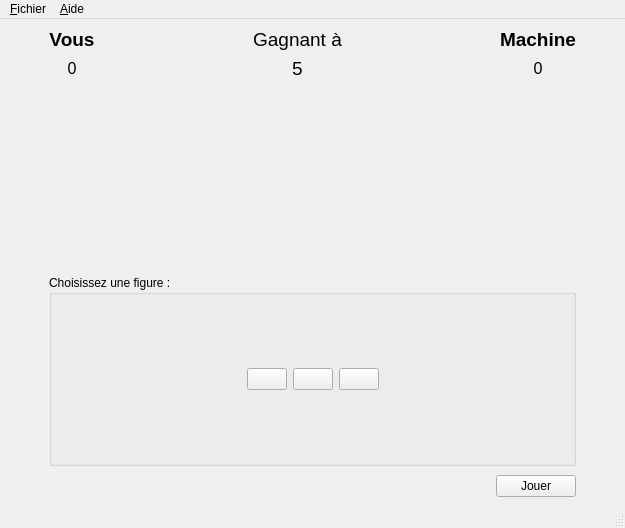
<?xml version="1.0" encoding="UTF-8"?>
<ui version="4.0">
 <class>ChifoumiVue</class>
 <widget class="QMainWindow" name="ChifoumiVue">
  <property name="geometry">
   <rect>
    <x>0</x>
    <y>0</y>
    <width>625</width>
    <height>528</height>
   </rect>
  </property>
  <property name="windowTitle">
   <string>Chifoumi</string>
  </property>
  <widget class="QWidget" name="centralwidget">
   <layout class="QHBoxLayout" name="horizontalLayout_5">
    <item>
     <layout class="QVBoxLayout" name="vAllChifoumi">
      <item>
       <layout class="QGridLayout" name="gridPartieHaute">
        <item row="0" column="1">
         <layout class="QVBoxLayout" name="verticalLayout">
          <item>
           <widget class="QLabel" name="lJoueur">
            <property name="sizePolicy">
             <sizepolicy hsizetype="Preferred" vsizetype="Preferred">
              <horstretch>0</horstretch>
              <verstretch>0</verstretch>
             </sizepolicy>
            </property>
            <property name="font">
             <font>
              <pointsize>14</pointsize>
              <weight>75</weight>
              <bold>true</bold>
             </font>
            </property>
            <property name="text">
             <string>Vous</string>
            </property>
            <property name="alignment">
             <set>Qt::AlignCenter</set>
            </property>
           </widget>
          </item>
          <item>
           <widget class="QLabel" name="scoreJoueur">
            <property name="font">
             <font>
              <pointsize>12</pointsize>
             </font>
            </property>
            <property name="text">
             <string>0</string>
            </property>
            <property name="alignment">
             <set>Qt::AlignCenter</set>
            </property>
           </widget>
          </item>
         </layout>
        </item>
        <item row="1" column="3">
         <widget class="QLabel" name="coupMachine">
          <property name="text">
           <string/>
          </property>
          <property name="pixmap">
           <pixmap resource="ressourceChifoumi.qrc">:/chifoumi/images/rien_115.png</pixmap>
          </property>
         </widget>
        </item>
        <item row="1" column="1">
         <widget class="QLabel" name="coupJoueur">
          <property name="text">
           <string/>
          </property>
          <property name="pixmap">
           <pixmap resource="ressourceChifoumi.qrc">:/chifoumi/images/rien_115.png</pixmap>
          </property>
         </widget>
        </item>
        <item row="1" column="4">
         <spacer name="horizontalSpacer_10">
          <property name="orientation">
           <enum>Qt::Horizontal</enum>
          </property>
          <property name="sizeType">
           <enum>QSizePolicy::Fixed</enum>
          </property>
          <property name="sizeHint" stdset="0">
           <size>
            <width>40</width>
            <height>20</height>
           </size>
          </property>
         </spacer>
        </item>
        <item row="0" column="3">
         <layout class="QVBoxLayout" name="verticalLayout_2">
          <item>
           <widget class="QLabel" name="lMachine">
            <property name="sizePolicy">
             <sizepolicy hsizetype="Preferred" vsizetype="Preferred">
              <horstretch>0</horstretch>
              <verstretch>0</verstretch>
             </sizepolicy>
            </property>
            <property name="font">
             <font>
              <pointsize>14</pointsize>
              <weight>75</weight>
              <bold>true</bold>
             </font>
            </property>
            <property name="text">
             <string>Machine</string>
            </property>
            <property name="alignment">
             <set>Qt::AlignCenter</set>
            </property>
           </widget>
          </item>
          <item>
           <widget class="QLabel" name="scoreMachine">
            <property name="font">
             <font>
              <pointsize>12</pointsize>
             </font>
            </property>
            <property name="text">
             <string>0</string>
            </property>
            <property name="alignment">
             <set>Qt::AlignCenter</set>
            </property>
           </widget>
          </item>
         </layout>
        </item>
        <item row="1" column="2">
         <layout class="QHBoxLayout" name="horizontalLayout_2">
          <item>
           <spacer name="horizontalSpacer_3">
            <property name="orientation">
             <enum>Qt::Horizontal</enum>
            </property>
            <property name="sizeHint" stdset="0">
             <size>
              <width>40</width>
              <height>20</height>
             </size>
            </property>
           </spacer>
          </item>
          <item>
           <widget class="QLabel" name="versus">
            <property name="text">
             <string/>
            </property>
            <property name="pixmap">
             <pixmap resource="ressourceChifoumi.qrc">:/chifoumi/images/versus_70.png</pixmap>
            </property>
            <property name="alignment">
             <set>Qt::AlignCenter</set>
            </property>
           </widget>
          </item>
          <item>
           <spacer name="horizontalSpacer_4">
            <property name="orientation">
             <enum>Qt::Horizontal</enum>
            </property>
            <property name="sizeHint" stdset="0">
             <size>
              <width>40</width>
              <height>20</height>
             </size>
            </property>
           </spacer>
          </item>
         </layout>
        </item>
        <item row="1" column="0">
         <spacer name="horizontalSpacer_9">
          <property name="orientation">
           <enum>Qt::Horizontal</enum>
          </property>
          <property name="sizeType">
           <enum>QSizePolicy::Fixed</enum>
          </property>
          <property name="sizeHint" stdset="0">
           <size>
            <width>40</width>
            <height>20</height>
           </size>
          </property>
         </spacer>
        </item>
        <item row="0" column="2">
         <layout class="QGridLayout" name="gridLayout_2">
          <item row="0" column="0">
           <widget class="QLabel" name="label">
            <property name="font">
             <font>
              <pointsize>14</pointsize>
              <weight>50</weight>
              <bold>false</bold>
             </font>
            </property>
            <property name="text">
             <string>Gagnant à</string>
            </property>
            <property name="alignment">
             <set>Qt::AlignCenter</set>
            </property>
           </widget>
          </item>
          <item row="1" column="0">
           <widget class="QLabel" name="pointsMax">
            <property name="font">
             <font>
              <pointsize>14</pointsize>
             </font>
            </property>
            <property name="text">
             <string>5</string>
            </property>
            <property name="alignment">
             <set>Qt::AlignCenter</set>
            </property>
           </widget>
          </item>
         </layout>
        </item>
       </layout>
      </item>
      <item>
       <spacer name="verticalSpacer">
        <property name="orientation">
         <enum>Qt::Vertical</enum>
        </property>
        <property name="sizeHint" stdset="0">
         <size>
          <width>20</width>
          <height>40</height>
         </size>
        </property>
       </spacer>
      </item>
      <item>
       <layout class="QHBoxLayout" name="hPartieBasse">
        <property name="topMargin">
         <number>0</number>
        </property>
        <item>
         <spacer name="horizontalSpacer_5">
          <property name="orientation">
           <enum>Qt::Horizontal</enum>
          </property>
          <property name="sizeType">
           <enum>QSizePolicy::Fixed</enum>
          </property>
          <property name="sizeHint" stdset="0">
           <size>
            <width>40</width>
            <height>20</height>
           </size>
          </property>
         </spacer>
        </item>
        <item>
         <layout class="QVBoxLayout" name="vInterfaceJoueur">
          <property name="spacing">
           <number>9</number>
          </property>
          <property name="leftMargin">
           <number>0</number>
          </property>
          <property name="topMargin">
           <number>0</number>
          </property>
          <item>
           <widget class="QGroupBox" name="gbBoutonsCoups">
            <property name="minimumSize">
             <size>
              <width>509</width>
              <height>191</height>
             </size>
            </property>
            <property name="maximumSize">
             <size>
              <width>100000</width>
              <height>191</height>
             </size>
            </property>
            <property name="title">
             <string>Choisissez une figure :</string>
            </property>
            <layout class="QHBoxLayout" name="horizontalLayout_6">
             <item>
              <layout class="QHBoxLayout" name="horizontalLayout_3">
               <item>
                <spacer name="horizontalSpacer_7">
                 <property name="orientation">
                  <enum>Qt::Horizontal</enum>
                 </property>
                 <property name="sizeHint" stdset="0">
                  <size>
                   <width>40</width>
                   <height>20</height>
                  </size>
                 </property>
                </spacer>
               </item>
               <item>
                <widget class="QPushButton" name="pierre">
                 <property name="text">
                  <string/>
                 </property>
                 <property name="icon">
                  <iconset>
                   <normalon>:/chifoumi/images/pierre_115.png</normalon>
                  </iconset>
                 </property>
                 <property name="iconSize">
                  <size>
                   <width>127</width>
                   <height>128</height>
                  </size>
                 </property>
                </widget>
               </item>
               <item>
                <widget class="QPushButton" name="papier">
                 <property name="text">
                  <string/>
                 </property>
                 <property name="icon">
                  <iconset>
                   <normalon>:/chifoumi/images/papier_115.png</normalon>
                  </iconset>
                 </property>
                 <property name="iconSize">
                  <size>
                   <width>127</width>
                   <height>128</height>
                  </size>
                 </property>
                </widget>
               </item>
               <item>
                <widget class="QPushButton" name="ciseau">
                 <property name="text">
                  <string/>
                 </property>
                 <property name="icon">
                  <iconset>
                   <normalon>:/chifoumi/images/ciseau_115.png</normalon>
                  </iconset>
                 </property>
                 <property name="iconSize">
                  <size>
                   <width>127</width>
                   <height>128</height>
                  </size>
                 </property>
                </widget>
               </item>
               <item>
                <spacer name="horizontalSpacer_8">
                 <property name="orientation">
                  <enum>Qt::Horizontal</enum>
                 </property>
                 <property name="sizeHint" stdset="0">
                  <size>
                   <width>40</width>
                   <height>20</height>
                  </size>
                 </property>
                </spacer>
               </item>
              </layout>
             </item>
            </layout>
           </widget>
          </item>
          <item>
           <layout class="QHBoxLayout" name="hBoutNewPartie">
            <item>
             <spacer name="horizontalSpacer">
              <property name="orientation">
               <enum>Qt::Horizontal</enum>
              </property>
              <property name="sizeHint" stdset="0">
               <size>
                <width>40</width>
                <height>20</height>
               </size>
              </property>
             </spacer>
            </item>
            <item>
             <widget class="QPushButton" name="bNewPartie">
              <property name="text">
               <string>Jouer</string>
              </property>
             </widget>
            </item>
           </layout>
          </item>
         </layout>
        </item>
        <item>
         <spacer name="horizontalSpacer_6">
          <property name="orientation">
           <enum>Qt::Horizontal</enum>
          </property>
          <property name="sizeType">
           <enum>QSizePolicy::Fixed</enum>
          </property>
          <property name="sizeHint" stdset="0">
           <size>
            <width>40</width>
            <height>20</height>
           </size>
          </property>
         </spacer>
        </item>
       </layout>
      </item>
     </layout>
    </item>
   </layout>
  </widget>
  <widget class="QMenuBar" name="menubar">
   <property name="geometry">
    <rect>
     <x>0</x>
     <y>0</y>
     <width>625</width>
     <height>21</height>
    </rect>
   </property>
   <widget class="QMenu" name="menu_Fichier">
    <property name="title">
     <string>&amp;Fichier</string>
    </property>
    <addaction name="action_Parametrer"/>
    <addaction name="actionQuitter"/>
   </widget>
   <widget class="QMenu" name="menu_Aide">
    <property name="title">
     <string>&amp;Aide</string>
    </property>
    <addaction name="actionA_propos_de"/>
   </widget>
   <addaction name="menu_Fichier"/>
   <addaction name="menu_Aide"/>
  </widget>
  <widget class="QStatusBar" name="statusbar"/>
  <action name="actionA_propos_de">
   <property name="text">
    <string>&amp;A propos de ...</string>
   </property>
   <property name="shortcut">
    <string>F1</string>
   </property>
  </action>
  <action name="actionQuitter">
   <property name="text">
    <string>&amp;Quitter</string>
   </property>
   <property name="shortcut">
    <string>Alt+F3</string>
   </property>
  </action>
  <action name="action_Parametrer">
   <property name="text">
    <string>&amp;Paramétrer</string>
   </property>
   <property name="shortcut">
    <string>Alt+P</string>
   </property>
  </action>
 </widget>
 <resources>
  <include location="ressourceChifoumi.qrc"/>
 </resources>
 <connections/>
</ui>
